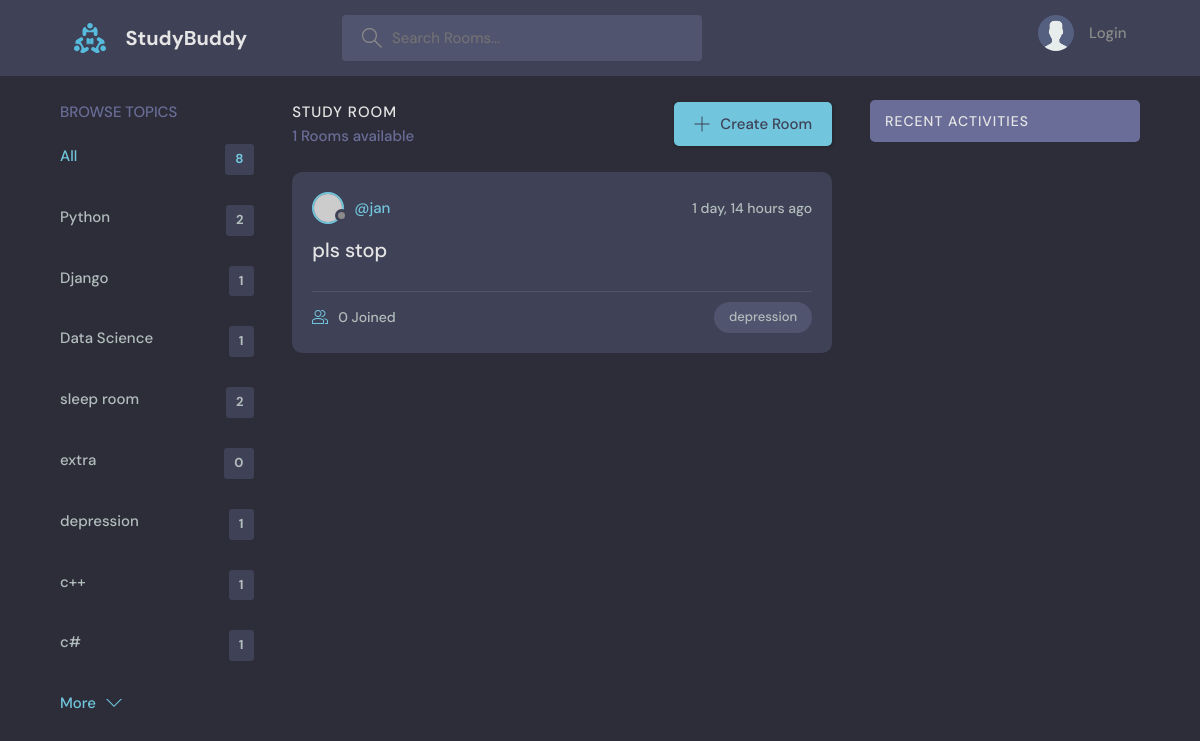
/?q=depression, run on the app's committed database.
### base/models.py (models this page shows, shortened)
class Topic(models.Model):
    name = models.CharField(max_length=200)

class Roomy(models.Model):
    host = models.ForeignKey(User,on_delete=models.SET_NULL,null=True)
    topic = models.ForeignKey(Topic,on_delete=models.SET_NULL,null=True)
    name = models.CharField(max_length=200)
    description = models.TextField(null=True,blank=True) #null field is allowed
    participants = models.ManyToManyField(User,related_name='participants',blank=True)
    updated = models.DateTimeField(auto_now=True) #takes a snapshot on everytime we save the room
    created = models.DateTimeField(auto_now_add=True) #takes snapshot when we first create the room
    class Meta:
        ordering = ['-updated','-created']

### base/views.py (the view)
# urls.py: path('',views.home, name="home"),
def home(request):
    q=request.GET.get('q') if request.GET.get('q')!= None else ''
    rm = Roomy.objects.filter(
        Q(topic__name__icontains=q) |
        Q(name__icontains=q) |
        Q(description__icontains=q)
        )
    topics=Topic.objects.all()
    room_count = rm.count()
    room_messages = Message.objects.filter(Q(room__topic__name__icontains=q))
    context = {'rooms':rm,'topics':topics,'room_count':room_count,'room_messages':room_messages}
    return render(request, 'base/home.html',context)

### base/templates/base/home.html (shortened to what this page needs)
{% extends 'main.html' %}
{% block content %}
<main class="layout layout--3">
      <div class="container">
        {% include 'base/topics_component.html' %}
        <div class="roomList">
          <div class="roomList__header">
            <div>
              <h2>Study Room</h2>
              <p>{{room_count}} Rooms available</p>
            </div>
            <a class="btn btn--main" href="{% url 'create-room' %}">
              <svg version="1.1" xmlns="http://www.w3.org/2000/svg" width="32" height="32" viewBox="0 0 32 32">
                <title>add</title>
                <path
                  d="M16.943 0.943h-1.885v14.115h-14.115v1.885h14.115v14.115h1.885v-14.115h14.115v-1.885h-14.115v-14.115z"
                ></path>
              </svg>
              Create Room
            </a>
          </div>
          {% include 'base/feed_component.html' %}
        </div>
        {% include 'base/activity_component.html' %}
      </div>
    </main>
    {% endblock %}

### base/templates/base/topics_component.html
<div class="topics">
    <div class="topics__header">
      <h2>Browse Topics</h2>
    </div>
    <ul class="topics__list">
      <li>
        <a href="{% url 'home' %}" class="active">All <span>{{topics.count}}</span></a>
      </li>
      {% for topic in topics %}
      <li>
        <a href="{% url 'home' %}?q={{topic.name}}">{{topic.name}}<span>{{topic.roomy_set.all.count}}</span></a>
      </li>
      {% endfor %}
    </ul>
    <a class="btn btn--link" href="topics.html">
      More
      <svg version="1.1" xmlns="http://www.w3.org/2000/svg" width="32" height="32" viewBox="0 0 32 32">
        <title>chevron-down</title>
        <path d="M16 21l-13-13h-3l16 16 16-16h-3l-13 13z"></path>
      </svg>
    </a>
  </div>

### base/templates/base/feed_component.html (shortened to what this page needs)
{% for room in rooms %}
<div class="roomListRoom">
    <div class="roomListRoom__header">
      <a href="{% url 'user-profile' room.host.id %}" class="roomListRoom__author">
        <div class="avatar avatar--small">
          <img src="https://randomuser.me/api/portraits/women/11.jpg" />
        </div>
        <span>@{{room.host.username}}</span>
      </a>
      <div class="roomListRoom__actions">
        <span>{{room.created|timesince}} ago </span>
      </div>
    </div>
    <div class="roomListRoom__content">
      <a href="{% url 'room' room.id %}">{{room.name}}</a>
    </div>
    <div class="roomListRoom__meta">
      <a href="{% url 'room' room.id %}" class="roomListRoom__joined">
        {{room.participants.all.count}} Joined
      </a>
      <p class="roomListRoom__topic">{{room.topic.name}}</p>
    </div>
  </div>
{% endfor %}

### static/styles/style.css (style rules this page uses)
:root { --color-main: #71c6dd; --color-main-light: #e1f6fb; --color-dark: #3f4156; --color-dark-medium: #51546e; --color-dark-light: #696d97; --color-light: #e5e5e5; --color-gray: #8b8b8b; --color-light-gray: #b2bdbd; --color-bg: #2d2d39; --color-success: #5dd693; --color-error: #fc4b0b; }
* { font-family: "DM Sans", -apple-system, BlinkMacSystemFont, "Segoe UI", Roboto, Oxygen, Ubuntu, Cantarell, "Open Sans", "Helvetica Neue", sans-serif; margin: 0; padding: 0; box-sizing: border-box; text-rendering: optimizeLegibility; font-size: inherit; }
html { font-size: 56.25%; }
@media only screen and (min-width: 1200px) { html { font-size: 62.5%; } }
body { line-height: 1.6; font-weight: 400; font-size: 1.5rem; color: var(--color-light-gray); background-color: var(--color-bg); min-height: 100vh; }
img { width: 100%; }
a { display: inline-block; color: var(--color-main); text-decoration: none; }
.container { max-width: 120rem; width: 90%; margin: auto; }
.btn { background-color: transparent; border: none; display: inline-flex; align-items: center; gap: 1rem; cursor: pointer; transition: all ease-in-out 0.3s; padding: 1rem 2rem; border-radius: 5px; box-shadow: 1px 1px 3px 1px rgba(0, 0, 0, 0.15); font-weight: 500; }
.btn--link { border-radius: 0; padding: 0; color: var(--color-main); box-shadow: none; }
.btn--main { background-color: var(--color-main); color: var(--color-dark); }
.btn > svg { fill: currentColor; width: 1.6rem; height: 1.6rem; }
.avatar { position: relative; display: inline-block; border-radius: 50%; border: 2px solid var(--color-main); }
.avatar img { display: block; border-radius: 50%; object-fit: cover; object-position: center; }
.avatar::after { content: ""; display: block; position: absolute; background-color: var(--color-gray); z-index: 111; border-radius: 50%; border: 0.3rem solid var(--color-dark); }
.avatar.avatar--small img { width: 2.8rem; height: 2.8rem; }
.avatar.avatar--small:after { width: 0.7rem; height: 0.7rem; bottom: 0px; right: -6px; }
.layout { margin-top: 2.4rem; }
.layout > .container { display: flex; justify-content: space-between; align-items: flex-start; }
.layout--3 > .container > div:first-child { flex-basis: 18%; max-width: 22.5rem; }
.layout--3 > .container > div:nth-child(2) { flex-basis: 50%; }
.topics__header { margin-bottom: 2rem; }
.topics__header h2 { text-transform: uppercase; font-weight: 500; color: var(--color-dark-light); }
.topics__list { list-style: none; }
.topics__list li a { display: flex; justify-content: space-between; margin-bottom: 3rem; font-weight: 500; color: var(--color-light-gray); transition: all 0.3s ease-in-out; }
.topics__list li a.active, .topics__list li a:hover { color: var(--color-main); }
.topics__list li a span { padding: 0.5rem 1rem; background-color: var(--color-dark); border-radius: 3px; font-size: 1.3rem; font-weight: 700; letter-spacing: 1px; }
.roomList__header { display: flex; justify-content: space-between; align-items: center; margin-bottom: 2.4rem; }
.roomList__header h2 { text-transform: uppercase; font-weight: 500; color: var(--color-light); letter-spacing: 1px; }
.roomList__header p { font-weight: 500; color: var(--color-dark-light); }
.roomListRoom { margin-bottom: 2.4rem; background-color: var(--color-dark); border-radius: 1rem; padding: 2rem; }
.roomListRoom__header { display: flex; justify-content: space-between; align-items: center; }
.roomListRoom__author { font-weight: 500; display: flex; align-items: center; gap: 1rem; }
.roomListRoom__actions { display: flex; align-items: flex-start; gap: 1rem; position: relative; }
.roomListRoom__actions span { font-size: 1.4rem; font-weight: 500; }
.roomListRoom__content { margin: 1rem 0; }
.roomListRoom__content a { font-size: 2rem; font-weight: 500; margin-bottom: 1.5rem; color: var(--color-light); transition: all 0.3s ease-in-out; }
.roomListRoom__meta { border-top: 1px solid var(--color-dark-medium); padding-top: 1rem; display: flex; align-items: center; justify-content: space-between; }
.roomListRoom__joined { color: var(--color-light-gray); display: flex; align-items: center; gap: 1rem; font-size: 1.4rem; font-weight: 500; }
.roomListRoom__joined svg { fill: var(--color-main); width: 1.6rem; height: 1.6rem; }
.roomListRoom__topic { padding: 5px 1.5rem; background-color: var(--color-dark-medium); border-radius: 5rem; font-weight: 500; font-size: 1.3rem; }

### data on the page
Topic: name "Python", roomy_set.all.count "2"
Topic: name "Django", roomy_set.all.count "1"
Topic: name "Data Science", roomy_set.all.count "1"
Topic: name "sleep room", roomy_set.all.count "2"
Topic: name "extra", roomy_set.all.count "0"
Topic: name "depression", roomy_set.all.count "1"
Topic: name "c++", roomy_set.all.count "1"
Topic: name "c#", roomy_set.all.count "1"
Roomy: host.username "jan", created "1 day, 14 hours", name "pls stop", participants.all.count "0", topic.name "depression"

### other printed values
{{ topics.count }} "8"
{{ room_count }} "1"
